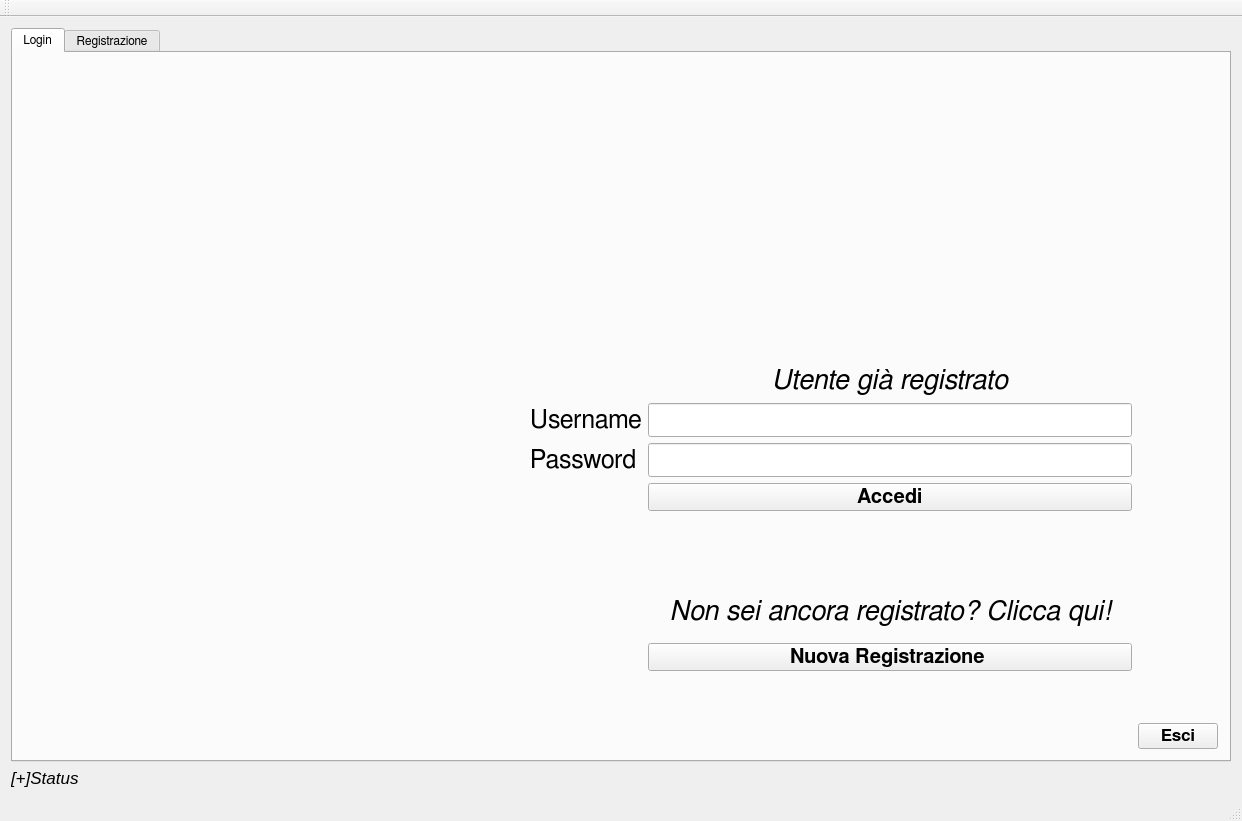
<?xml version="1.0" encoding="UTF-8"?>
<ui version="4.0">
 <class>login</class>
 <widget class="QMainWindow" name="login">
  <property name="geometry">
   <rect>
    <x>0</x>
    <y>0</y>
    <width>1242</width>
    <height>821</height>
   </rect>
  </property>
  <property name="windowTitle">
   <string>login</string>
  </property>
  <widget class="QWidget" name="centralWidget">
   <layout class="QGridLayout" name="gridLayout_2">
    <item row="0" column="0">
     <widget class="QTabWidget" name="tabWidget">
      <property name="font">
       <font>
        <family>FreeSans</family>
       </font>
      </property>
      <property name="currentIndex">
       <number>0</number>
      </property>
      <widget class="QWidget" name="tab">
       <attribute name="title">
        <string>Login</string>
       </attribute>
       <layout class="QGridLayout" name="gridLayout_3">
        <item row="0" column="0">
         <layout class="QGridLayout" name="gridLayout">
          <item row="12" column="1">
           <widget class="QLabel" name="label_username">
            <property name="font">
             <font>
              <family>FreeSans</family>
              <pointsize>19</pointsize>
             </font>
            </property>
            <property name="text">
             <string>Username</string>
            </property>
           </widget>
          </item>
          <item row="14" column="2">
           <widget class="QPushButton" name="pushButton_accedi">
            <property name="font">
             <font>
              <family>FreeSans</family>
              <pointsize>15</pointsize>
              <weight>75</weight>
              <bold>true</bold>
             </font>
            </property>
            <property name="styleSheet">
             <string notr="true"/>
            </property>
            <property name="text">
             <string>Accedi</string>
            </property>
           </widget>
          </item>
          <item row="12" column="2">
           <widget class="QLineEdit" name="lineEdit_username">
            <property name="font">
             <font>
              <family>FreeSans</family>
              <pointsize>19</pointsize>
             </font>
            </property>
           </widget>
          </item>
          <item row="0" column="0">
           <spacer name="verticalSpacer_6">
            <property name="orientation">
             <enum>Qt::Vertical</enum>
            </property>
            <property name="sizeHint" stdset="0">
             <size>
              <width>20</width>
              <height>40</height>
             </size>
            </property>
           </spacer>
          </item>
          <item row="30" column="2">
           <spacer name="verticalSpacer_7">
            <property name="orientation">
             <enum>Qt::Vertical</enum>
            </property>
            <property name="sizeHint" stdset="0">
             <size>
              <width>20</width>
              <height>40</height>
             </size>
            </property>
           </spacer>
          </item>
          <item row="29" column="2">
           <spacer name="verticalSpacer_8">
            <property name="orientation">
             <enum>Qt::Vertical</enum>
            </property>
            <property name="sizeHint" stdset="0">
             <size>
              <width>20</width>
              <height>40</height>
             </size>
            </property>
           </spacer>
          </item>
          <item row="2" column="0">
           <spacer name="verticalSpacer_11">
            <property name="orientation">
             <enum>Qt::Vertical</enum>
            </property>
            <property name="sizeHint" stdset="0">
             <size>
              <width>20</width>
              <height>40</height>
             </size>
            </property>
           </spacer>
          </item>
          <item row="8" column="2">
           <spacer name="verticalSpacer_5">
            <property name="orientation">
             <enum>Qt::Vertical</enum>
            </property>
            <property name="sizeHint" stdset="0">
             <size>
              <width>20</width>
              <height>40</height>
             </size>
            </property>
           </spacer>
          </item>
          <item row="3" column="0" rowspan="16">
           <widget class="QLabel" name="label">
            <property name="minimumSize">
             <size>
              <width>500</width>
              <height>500</height>
             </size>
            </property>
            <property name="maximumSize">
             <size>
              <width>500</width>
              <height>500</height>
             </size>
            </property>
            <property name="text">
             <string/>
            </property>
            <property name="pixmap">
             <pixmap>:/images/icon.png</pixmap>
            </property>
            <property name="scaledContents">
             <bool>true</bool>
            </property>
           </widget>
          </item>
          <item row="31" column="2">
           <spacer name="verticalSpacer_3">
            <property name="orientation">
             <enum>Qt::Vertical</enum>
            </property>
            <property name="sizeHint" stdset="0">
             <size>
              <width>20</width>
              <height>40</height>
             </size>
            </property>
           </spacer>
          </item>
          <item row="13" column="2">
           <widget class="QLineEdit" name="lineEdit_password">
            <property name="font">
             <font>
              <family>FreeSans</family>
              <pointsize>19</pointsize>
             </font>
            </property>
            <property name="echoMode">
             <enum>QLineEdit::Password</enum>
            </property>
           </widget>
          </item>
          <item row="1" column="0">
           <spacer name="verticalSpacer_10">
            <property name="orientation">
             <enum>Qt::Vertical</enum>
            </property>
            <property name="sizeHint" stdset="0">
             <size>
              <width>20</width>
              <height>40</height>
             </size>
            </property>
           </spacer>
          </item>
          <item row="27" column="2">
           <spacer name="verticalSpacer_9">
            <property name="orientation">
             <enum>Qt::Vertical</enum>
            </property>
            <property name="sizeHint" stdset="0">
             <size>
              <width>20</width>
              <height>40</height>
             </size>
            </property>
           </spacer>
          </item>
          <item row="5" column="2">
           <spacer name="verticalSpacer_2">
            <property name="orientation">
             <enum>Qt::Vertical</enum>
            </property>
            <property name="sizeHint" stdset="0">
             <size>
              <width>20</width>
              <height>40</height>
             </size>
            </property>
           </spacer>
          </item>
          <item row="18" column="2">
           <spacer name="verticalSpacer">
            <property name="orientation">
             <enum>Qt::Vertical</enum>
            </property>
            <property name="sizeHint" stdset="0">
             <size>
              <width>20</width>
              <height>40</height>
             </size>
            </property>
           </spacer>
          </item>
          <item row="4" column="2">
           <spacer name="verticalSpacer_14">
            <property name="orientation">
             <enum>Qt::Vertical</enum>
            </property>
            <property name="sizeHint" stdset="0">
             <size>
              <width>20</width>
              <height>40</height>
             </size>
            </property>
           </spacer>
          </item>
          <item row="24" column="2">
           <spacer name="verticalSpacer_4">
            <property name="orientation">
             <enum>Qt::Vertical</enum>
            </property>
            <property name="sizeHint" stdset="0">
             <size>
              <width>20</width>
              <height>40</height>
             </size>
            </property>
           </spacer>
          </item>
          <item row="21" column="2">
           <widget class="QPushButton" name="pushButton_newrec">
            <property name="font">
             <font>
              <family>FreeSans</family>
              <pointsize>15</pointsize>
              <weight>75</weight>
              <bold>true</bold>
             </font>
            </property>
            <property name="styleSheet">
             <string notr="true"/>
            </property>
            <property name="text">
             <string>Nuova Registrazione </string>
            </property>
           </widget>
          </item>
          <item row="13" column="1">
           <widget class="QLabel" name="label_password">
            <property name="font">
             <font>
              <family>FreeSans</family>
              <pointsize>19</pointsize>
             </font>
            </property>
            <property name="text">
             <string>Password</string>
            </property>
           </widget>
          </item>
          <item row="20" column="2">
           <spacer name="verticalSpacer_12">
            <property name="orientation">
             <enum>Qt::Vertical</enum>
            </property>
            <property name="sizeHint" stdset="0">
             <size>
              <width>20</width>
              <height>40</height>
             </size>
            </property>
           </spacer>
          </item>
          <item row="19" column="2">
           <widget class="QLabel" name="label_2">
            <property name="font">
             <font>
              <family>FreeSans</family>
              <pointsize>20</pointsize>
              <italic>true</italic>
             </font>
            </property>
            <property name="text">
             <string>&lt;html&gt;&lt;head/&gt;&lt;body&gt;&lt;p align=&quot;center&quot;&gt;Non sei ancora registrato? Clicca qui!&lt;/p&gt;&lt;/body&gt;&lt;/html&gt;</string>
            </property>
           </widget>
          </item>
          <item row="32" column="3">
           <widget class="QPushButton" name="pushButton_esci">
            <property name="font">
             <font>
              <family>Sans</family>
              <pointsize>13</pointsize>
              <weight>75</weight>
              <bold>true</bold>
             </font>
            </property>
            <property name="text">
             <string>Esci</string>
            </property>
            <property name="icon">
             <iconset>
              <normaloff>../resources/images/img/icone/Turn off.png</normaloff>../resources/images/img/icone/Turn off.png</iconset>
            </property>
           </widget>
          </item>
          <item row="10" column="2">
           <spacer name="verticalSpacer_13">
            <property name="orientation">
             <enum>Qt::Vertical</enum>
            </property>
            <property name="sizeHint" stdset="0">
             <size>
              <width>20</width>
              <height>40</height>
             </size>
            </property>
           </spacer>
          </item>
          <item row="11" column="2">
           <widget class="QLabel" name="label_3">
            <property name="font">
             <font>
              <family>FreeSans</family>
              <pointsize>20</pointsize>
              <italic>true</italic>
             </font>
            </property>
            <property name="text">
             <string>&lt;html&gt;&lt;head/&gt;&lt;body&gt;&lt;p align=&quot;center&quot;&gt;Utente già registrato&lt;/p&gt;&lt;/body&gt;&lt;/html&gt;</string>
            </property>
           </widget>
          </item>
         </layout>
        </item>
       </layout>
      </widget>
      <widget class="QWidget" name="tab_2">
       <attribute name="title">
        <string>Registrazione</string>
       </attribute>
       <layout class="QVBoxLayout" name="verticalLayout">
        <item>
         <layout class="QHBoxLayout" name="horizontalLayout">
          <item>
           <widget class="QLabel" name="label_agree_newrec">
            <property name="minimumSize">
             <size>
              <width>500</width>
              <height>0</height>
             </size>
            </property>
            <property name="maximumSize">
             <size>
              <width>500</width>
              <height>16777215</height>
             </size>
            </property>
            <property name="text">
             <string>TextLabel</string>
            </property>
            <property name="scaledContents">
             <bool>true</bool>
            </property>
           </widget>
          </item>
          <item>
           <widget class="QGroupBox" name="groupBox">
            <property name="font">
             <font>
              <family>FreeSans</family>
              <pointsize>15</pointsize>
             </font>
            </property>
            <property name="title">
             <string>Registrazione</string>
            </property>
            <layout class="QGridLayout" name="gridLayout_4">
             <item row="0" column="0">
              <widget class="QLabel" name="label_nome">
               <property name="text">
                <string>Nome</string>
               </property>
              </widget>
             </item>
             <item row="2" column="1">
              <widget class="QLineEdit" name="lineEdit_data">
               <property name="placeholderText">
                <string>gg-mm-aaaa</string>
               </property>
              </widget>
             </item>
             <item row="3" column="1" colspan="2">
              <widget class="QLineEdit" name="lineEdit_password_2">
               <property name="placeholderText">
                <string>inserire un numero a 2 cifre</string>
               </property>
              </widget>
             </item>
             <item row="5" column="0">
              <widget class="QLabel" name="label_profilo">
               <property name="text">
                <string>Profilo</string>
               </property>
              </widget>
             </item>
             <item row="1" column="1" colspan="2">
              <widget class="QLineEdit" name="lineEdit_cognome"/>
             </item>
             <item row="3" column="0">
              <widget class="QLabel" name="label_password_2">
               <property name="text">
                <string>Password</string>
               </property>
              </widget>
             </item>
             <item row="5" column="1" colspan="2">
              <widget class="QRadioButton" name="radioButton_terapista">
               <property name="text">
                <string>Terapista</string>
               </property>
              </widget>
             </item>
             <item row="4" column="0">
              <widget class="QLabel" name="label_conferma">
               <property name="text">
                <string>Conferma Password</string>
               </property>
              </widget>
             </item>
             <item row="0" column="1" colspan="2">
              <widget class="QLineEdit" name="lineEdit_nome"/>
             </item>
             <item row="7" column="1" colspan="2">
              <widget class="QRadioButton" name="radioButton_utente">
               <property name="text">
                <string>Utente</string>
               </property>
              </widget>
             </item>
             <item row="2" column="0">
              <widget class="QLabel" name="label_data">
               <property name="text">
                <string>Data di Nascita</string>
               </property>
              </widget>
             </item>
             <item row="8" column="1">
              <widget class="QPushButton" name="pushButton_salva">
               <property name="font">
                <font>
                 <family>FreeSans</family>
                 <pointsize>15</pointsize>
                 <weight>75</weight>
                 <bold>true</bold>
                </font>
               </property>
               <property name="text">
                <string>Salva</string>
               </property>
               <property name="icon">
                <iconset>
                 <normaloff>:/images/img/icone/Save.png</normaloff>:/images/img/icone/Save.png</iconset>
               </property>
              </widget>
             </item>
             <item row="4" column="1">
              <widget class="QLineEdit" name="lineEdit_conferma">
               <property name="placeholderText">
                <string>Ripetere la Password</string>
               </property>
              </widget>
             </item>
             <item row="1" column="0">
              <widget class="QLabel" name="label_cognome">
               <property name="text">
                <string>Cognome</string>
               </property>
              </widget>
             </item>
             <item row="6" column="1" colspan="2">
              <widget class="QRadioButton" name="radioButton_tecnico">
               <property name="text">
                <string>Tecnico</string>
               </property>
              </widget>
             </item>
            </layout>
           </widget>
          </item>
         </layout>
        </item>
       </layout>
      </widget>
     </widget>
    </item>
    <item row="1" column="0">
     <widget class="QLabel" name="label_status">
      <property name="font">
       <font>
        <pointsize>13</pointsize>
        <italic>true</italic>
       </font>
      </property>
      <property name="text">
       <string>[+]Status</string>
      </property>
     </widget>
    </item>
   </layout>
  </widget>
  <widget class="QMenuBar" name="menuBar">
   <property name="geometry">
    <rect>
     <x>0</x>
     <y>0</y>
     <width>1242</width>
     <height>22</height>
    </rect>
   </property>
  </widget>
  <widget class="QToolBar" name="mainToolBar">
   <attribute name="toolBarArea">
    <enum>TopToolBarArea</enum>
   </attribute>
   <attribute name="toolBarBreak">
    <bool>false</bool>
   </attribute>
  </widget>
  <widget class="QStatusBar" name="statusBar"/>
 </widget>
 <layoutdefault spacing="6" margin="11"/>
 <tabstops>
  <tabstop>lineEdit_username</tabstop>
  <tabstop>lineEdit_password</tabstop>
  <tabstop>pushButton_accedi</tabstop>
  <tabstop>pushButton_esci</tabstop>
  <tabstop>lineEdit_nome</tabstop>
  <tabstop>lineEdit_cognome</tabstop>
  <tabstop>lineEdit_data</tabstop>
  <tabstop>lineEdit_password_2</tabstop>
  <tabstop>lineEdit_conferma</tabstop>
  <tabstop>radioButton_terapista</tabstop>
  <tabstop>radioButton_tecnico</tabstop>
  <tabstop>radioButton_utente</tabstop>
  <tabstop>tabWidget</tabstop>
 </tabstops>
 <resources/>
 <connections/>
</ui>
